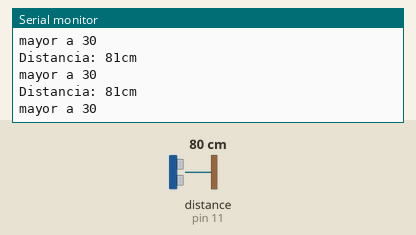
Simulated run of this sketch. Board: Arduino Uno, built with avr-gcc and run on an emulated ATmega328P. On the bench: the last lines printed to the serial monitor. The inputs (shaded band) are chosen by the test bench; at power-on: distance to the obstacle (sensor on pin 11) 80 cm. The echo pulse lasts 58.3 µs per cm.

Above: at 1.5 s.
1.6 s: distance to the obstacle (sensor on pin 11) set to 2 cm
At 2.3 s:
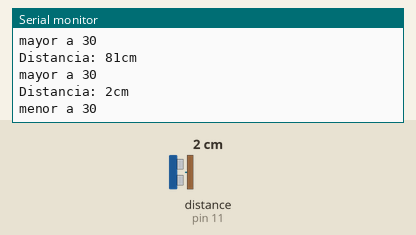
3.9 s: distance to the obstacle (sensor on pin 11) set to 4 cm
At 4.4 s:
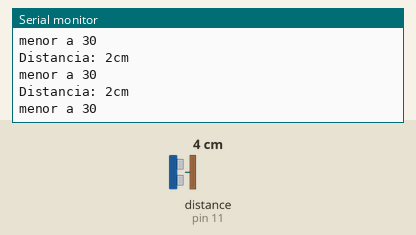
Timing chart, 0 to 6.9 s (numbered marks = the images above; inputs shaded):
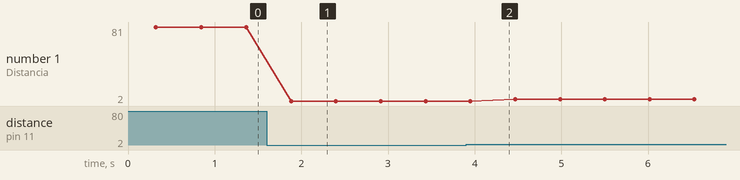

Measured:
- after the input at 1.6 s, the serial monitor: prints a new line after 0.28 s (image 1)
- plotted number 1: 81 → 2 after the input at 1.6 s, 2 → 4 after the input at 3.9 s

The sketch:

censor_de_procsimidada.ino
```cpp
#include <NewPing.h>
#define TRIGGER_PIN  12
#define ECHO_PIN     11
#define MAX_DISTANCE 200
int led_rojo=3;
int led_azul=4;
NewPing sonar(TRIGGER_PIN, ECHO_PIN, MAX_DISTANCE);

void setup() {
  // put your setup code here, to run once:
Serial.begin(9600);
}

void loop() {
  // put your main code here, to run repeatedly:
delay(200);
int uS = sonar.ping_median();
Serial.print("Distancia: ");
Serial.print(uS / US_ROUNDTRIP_CM);
Serial.println("cm");
int emma=(uS / US_ROUNDTRIP_CM);
if(emma>30||emma==0){
  Serial.println("mayor a 30");
 digitalWrite(led_rojo,HIGH);
 digitalWrite(led_azul,LOW);
 delay(200);
  }
if(emma<30){
  Serial.println("menor a 30");
 digitalWrite(led_rojo,LOW);
 digitalWrite(led_azul,HIGH);
 delay(200);
  }

}
```
